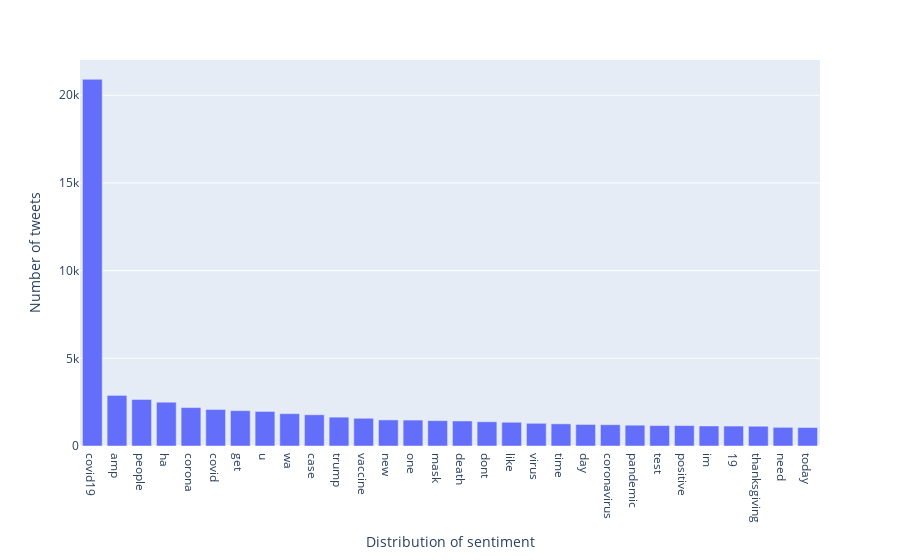

Here is the notebook cell this chart was saved with:
### Markdown cell above
# -------------------------------------------------------------------------
## Frequency of words

### Code cell
words_covid = list(itertools.chain(*covid_19_tweets['words_list'].tolist()))
words_covid_df = pd.DataFrame(columns = ['words'])
words_covid_df['words'] = words_covid

words_covid_df = words_covid_df['words'].value_counts(sort=True).to_frame().reset_index().rename(columns={'words':'occurences','index': 'words'})
words_covid_df = words_covid_df.head(30)
word_occurences = px.bar(x = words_covid_df['words'], 
                    y = words_covid_df['occurences'],
                    title = '', 
                    labels = dict(x = 'Distribution of sentiment', y = 'Number of tweets'))
                    
word_occurences.show()

### Figure 1 — Plotly figure (JSON) as saved in the notebook; plotly's stock layout.template omitted (floating-point values rounded to 4 significant figures)
{"data": [{"alignmentgroup": "True", "hovertemplate": "Distribution of sentiment=%{x}<br>Number of tweets=%{y}<extra></extra>", "legendgroup": "", "marker": {"color": "#636efa"}, "name": "", "offsetgroup": "", "orientation": "v", "showlegend": false, "textposition": "auto", "type": "bar", "x": ["covid19", "amp", "people", "ha", "corona", "covid", "get", "u", "wa", "case", "trump", "vaccine", "new", "one", "mask", "death", "dont", "like", "virus", "time", "day", "coronavirus", "pandemic", "test", "positive", "im", "19", "thanksgiving", "need", "today"], "xaxis": "x", "y": [20911, 2886, 2657, 2499, 2191, 2083, 2015, 1971, 1843, 1781, 1644, 1581, 1488, 1478, 1446, 1426, 1382, 1354, 1294, 1263, 1228, 1214, 1186, 1164, 1164, 1142, 1137, 1127, 1063, 1055], "yaxis": "y"}], "layout": {"barmode": "relative", "legend": {"tracegroupgap": 0}, "margin": {"t": 60}, "xaxis": {"anchor": "y", "domain": [0, 1], "title": {"text": "Distribution of sentiment"}}, "yaxis": {"anchor": "x", "domain": [0, 1], "title": {"text": "Number of tweets"}}}}
